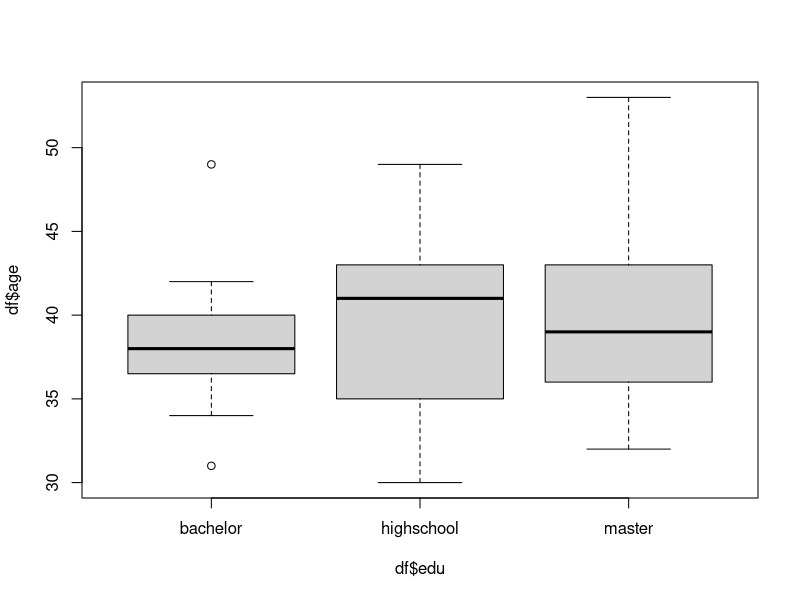
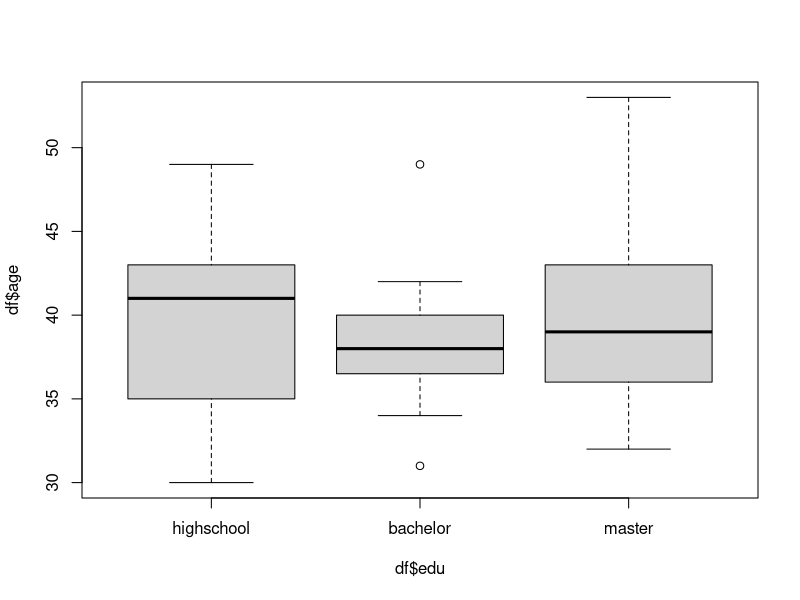
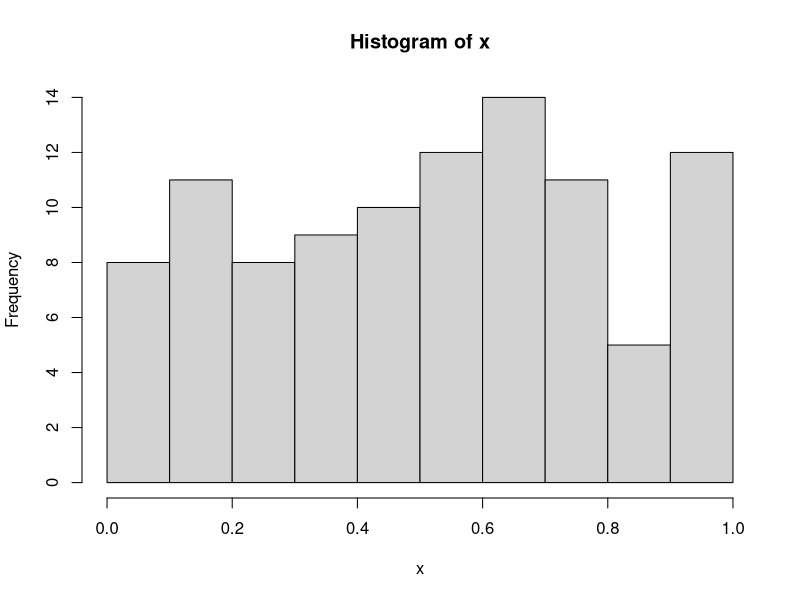

Reproduce these figures in R, in order.
## ---- chunk 1
# numeric 数值型，str()查看对象的类型
a1 <- c(1,2,3,4,5)
str(a1)
str(pi)
str(sqrt(2))
## ---- chunk 2
# integer 整数型
a2 <- 5L #L 表示该值是整数
str(a2)

# 1:5生成序列1，2，3，4，5
a3 <- 1:5
str(a3)

a4 <- as.numeric(a3)
str(a4)
## ---- chunk 3
answer <- c(TRUE,TRUE,TRUE,FALSE,TRUE,FALSE) 
#查看answer的类型
str(answer) 

#逻辑型向量求和，TRUE = 1, FALSE = 0
sum(answer) 

#逻辑型向量求平均，TRUE的比例
mean(answer) 

#！逻辑值取反
!answer

## ---- chunk 4
# data.frame()创建数据框
df <- data.frame(
  id = 1:50,
  age = round(rnorm(50,40,5)),
  edu = c(rep("highschool",20),
          rep("bachelor", 15),
          rep("master",15)),
  sex = ifelse(rbinom(50, 1, 0.6) == 1, 
               "male", "female")
)

head(df) #显示df的前六行
df$edu #edu是字符串，有双引号
## ---- chunk 5
#factor()将字符串转换为因子，默认level按字母顺序
df$edu <- factor(df$edu) 
#查看因子df$edu的level顺序
levels(df$edu) 
#edu是因子，没有双引号
df$edu 
#箱线图的排列按edu的三个组别的字母顺序
boxplot(df$age ~ df$edu) 

# ordinal scale, levels = 自定义逻辑顺序
df$edu <- factor(df$edu, 
                 levels = c("highschool", "bachelor", "master"))
levels(df$edu)
boxplot(df$age ~ df$edu)
## ---- chunk 6
#将数值型数据转换为因子
df$age_group <- cut(df$age, 4)

#查看因子的水平个数
nlevels(df$age_group)

#呈现age_group和edu的列联表
table(df$age_group, df$edu)
## ---- chunk 7
# 向量
# scalar
age <- 5

name <- "Harry"

# numeric vector
a <- c(1,2,3,4,5) # c() Combine Values into a Vector

a[1:3] #提取向量中的元素[ ]

a[a > 3] #提取大于3的元素

a > 3 # 返回逻辑值

# character vector
b <- LETTERS[1:10] 
b[5]
b[c(2,4,6)]
b[1:3]

#logical vector
answer <- c(TRUE,TRUE,TRUE,FALSE,TRUE,FALSE) 

## ---- chunk 8
# matrix()创建矩阵, 默认按列的方向填充
y1<-matrix(1:20, nrow=5, ncol=4)
y1[3, ] #第3行
y1[, 1] #第2列
y1[1:3, 2:4] #第1-3行的第2-4列

# byrow = TRUE 按行方向填充
y2<-matrix(1:20, nrow=5, ncol=4, byrow = TRUE)
y2[3,2] #第3行第2列


# 矩阵中可以存放字符串
cells <- letters[1:10]
# 定义矩阵的行名、列名
rnames <- c("team1", "team2")
cnames <- c("class1", "class2", "class3", "class4", "class5")
mymatrix <- matrix(cells, nrow=2, ncol=5, byrow=TRUE,
                   dimnames=list(rnames, cnames))
mymatrix["team1", ]
mymatrix[, "class1"]
## ---- chunk 9
#创建数据框data.frame()
d <- c(1,2,3,4)
e <- c("red", "white", "green", NA)
f <- c(TRUE,TRUE,TRUE,FALSE)
df <- data.frame(id = d,
                 color = e,
                 pass = f)
df
df[1:2] #第1-2列
df[c("id","pass")] #df中的向量id和pass
df$color

View(mtcars) #以表单形式浏览数据框

head(mtcars) #浏览数据框的前六行

tail(mtcars) #浏览数据框的后六行

dim(mtcars) #查看数据框的行数和列数

str(mtcars) #查看数据框的结构
## ---- chunk 10
# 创建列表list
mylist <- list(myvector = y1, 
               mymatrix = cells, 
               mydata = df)

mylist[[1]][2,3] #第1个对象中的第2行第3列
mylist[[3]][, 2] #第3个对象中的第2列

#hist()函数的运行结果被保存为list
x <- runif(100)
p <- hist(x)
p
